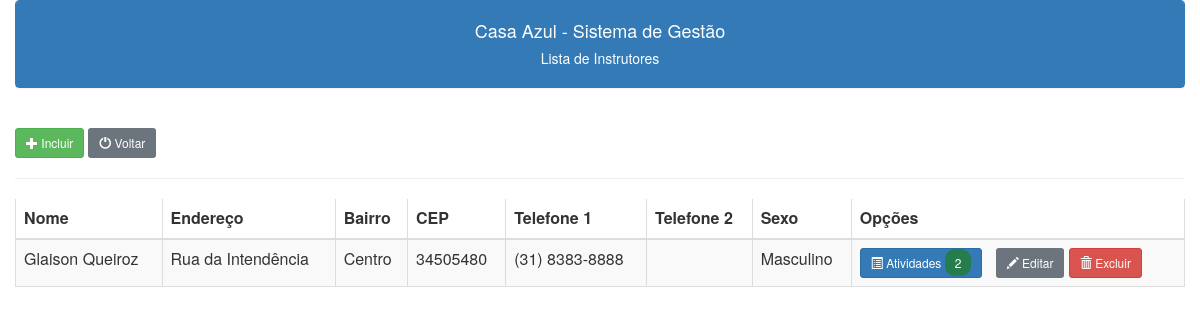
Before: /instrutores/instrutores_lista.php with the older database file.
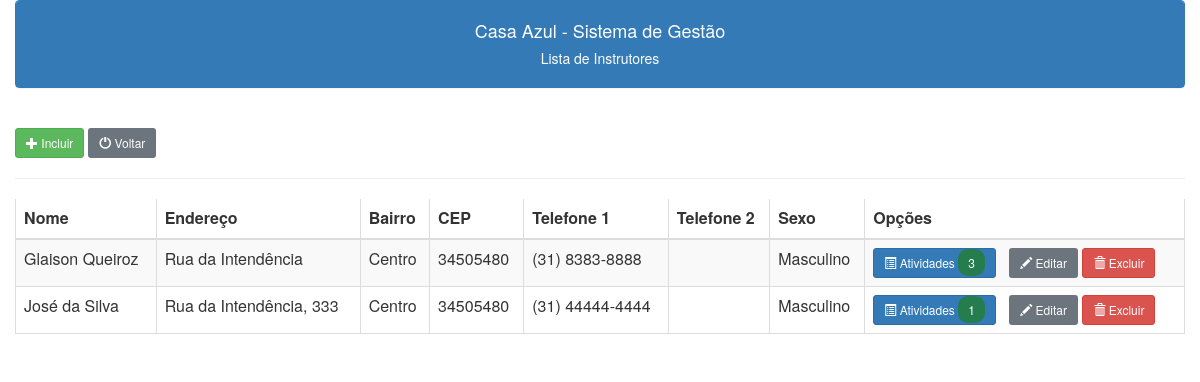
After: the same page with the newer database file.
### tables this page shows
CREATE TABLE IF NOT EXISTS `instrutores` (
  `id` int NOT NULL AUTO_INCREMENT,
  `nome` varchar(150) NOT NULL,
  `cep` char(12) NOT NULL,
  `endereco` varchar(150) DEFAULT NULL,
  `bairro` varchar(100) DEFAULT NULL,
  `escolaridade` varchar(40) DEFAULT NULL,
  `fone1` varchar(20) DEFAULT NULL,
  `fone2` varchar(20) DEFAULT NULL,
  `fone3` varchar(20) DEFAULT NULL,
  `email` varchar(150) DEFAULT NULL,
  `id_curso` int NOT NULL DEFAULT '0',
  `datanasc` date DEFAULT NULL,
  `uf` char(2) NOT NULL,
  `cpf` char(11) NOT NULL,
  `identidade` varchar(20) NOT NULL,
  `cidade` varchar(100) NOT NULL,
  `observacao` blob,
  `banco` char(50) DEFAULT NULL,
  `agencia` char(6) DEFAULT NULL,
  `conta` char(15) DEFAULT NULL,
  `titular` varchar(90) DEFAULT NULL,
  `sexo` char(1) NOT NULL,
  `tipo_conta` varchar(50) NOT NULL DEFAULT '',
  `chave_pix` varchar(100) DEFAULT NULL,
  PRIMARY KEY (`id`) USING BTREE
);

### instrutores/instrutores_lista.php (the view, shortened to what this page needs)
<?php
include("../conexao.php");
include("../links.php");
$c_sql = "SELECT * FROM instrutores ORDER BY nome";
?>
<!DOCTYPE html>
<html lang="pt-BR">
<head>
</head>
<body>
    <div class="container-fluid">
        <div class="panel panel-primary class">
            <div class="panel-heading text-center">
                <h4>Casa Azul - Sistema de Gestão</h4>
                <h5>Lista de Instrutores<h5>
            </div>
        </div>
        <br>
        <a class="btn btn-success btn-sm" href="/casaazul/instrutores/instrutores_novo.php"><span class="glyphicon glyphicon-plus"></span> Incluir</a>
        <a class="btn btn-secondary btn-sm" href="/casaazul/menu.php"><span class="glyphicon glyphicon-off"></span> Voltar</a>
        <hr>
        <div class="table-responsive">
            <table class="table table-bordered table-striped tabpessoas">
                <thead class="thead">
                    <tr>
                        <th>Nome</th>
                        <th>Endereço</th>
                        <th>Bairro</th>
                        <th>CEP</th>
                        <th>Telefone 1</th>
                        <th>Telefone 2</th>
                        <th>Sexo</th>
                        <th>Opções</th>
                    </tr>
                </thead>
                <tbody>
                    <?php
                    $result = $conection->query($c_sql);
                    while ($c_linha = $result->fetch_assoc()) {
                        if ($c_linha['sexo'] == 'M')
                            $c_sexo = 'Masculino';
                        else
                            $c_sexo = 'Feminino';
                        $c_sql_atividades = "SELECT COUNT(*) AS qtd_atividades FROM atividades_realizadas WHERE id_instrutor = $c_linha[id]";
                        $result_atividades = $conection->query($c_sql_atividades);
                        $row_atividades = $result_atividades->fetch_assoc();
                        $qtd_atividades = $row_atividades['qtd_atividades'];
                        echo "
                    <tr>
                        <td>$c_linha[nome]</td>
                        <td>$c_linha[endereco]</td>
                        <td>$c_linha[bairro]</td>
                        <td>$c_linha[cep]</td>
                        <td>$c_linha[fone1]</td>
                        <td>$c_linha[fone2]</td>
                        <td>$c_sexo</td>
                        <td>
                        <a class='btn btn-primary btn-sm' href='/casaazul/instrutores/instrutor_atividade.php?id=$c_linha[id]'><span class='glyphicon glyphicon-list-alt'></span> Atividades <span style='background-color: #257c4d; color: white; padding: 5px 10px; border-radius: 10px;'> $qtd_atividades</span></a>&nbsp;&nbsp;
                    <a class='btn btn-secondary btn-sm' href='/casaazul/instrutores/instrutores_editar.php?id=$c_linha[id]'><span class='glyphicon glyphicon-pencil'></span> Editar</a>
                    <a class='btn btn-danger btn-sm' href='javascript:func()'onclick='confirmacao($c_linha[id])'><span class='glyphicon glyphicon-trash'></span> Excluir</a>
                    </td>
                    </tr>";
                    }
                    ?>
                </tbody>
            </table>
        </div>
    </div>
</body>
</html>

Changed rows visible on the page:
computed for instrutores "Glaison Queiroz": qtd_atividades "2" → "3"
added instrutores: nome "José da Silva", endereco "Rua da Intendência, 333", bairro "Centro", cep "34505480", fone1 "(31) 44444-4444", sexo "Masculino", qtd_atividades "1"
